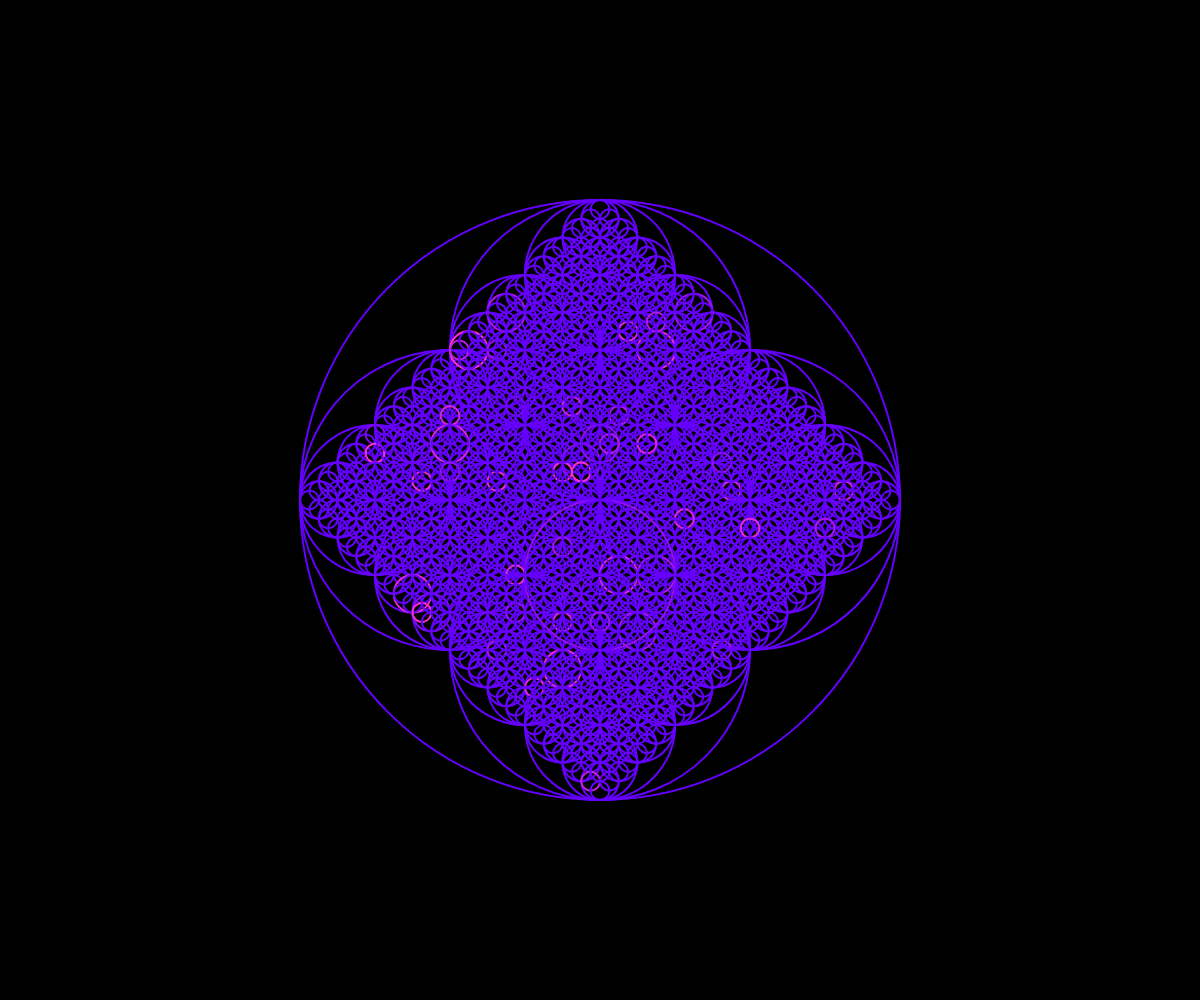
Frame 1 (no input)
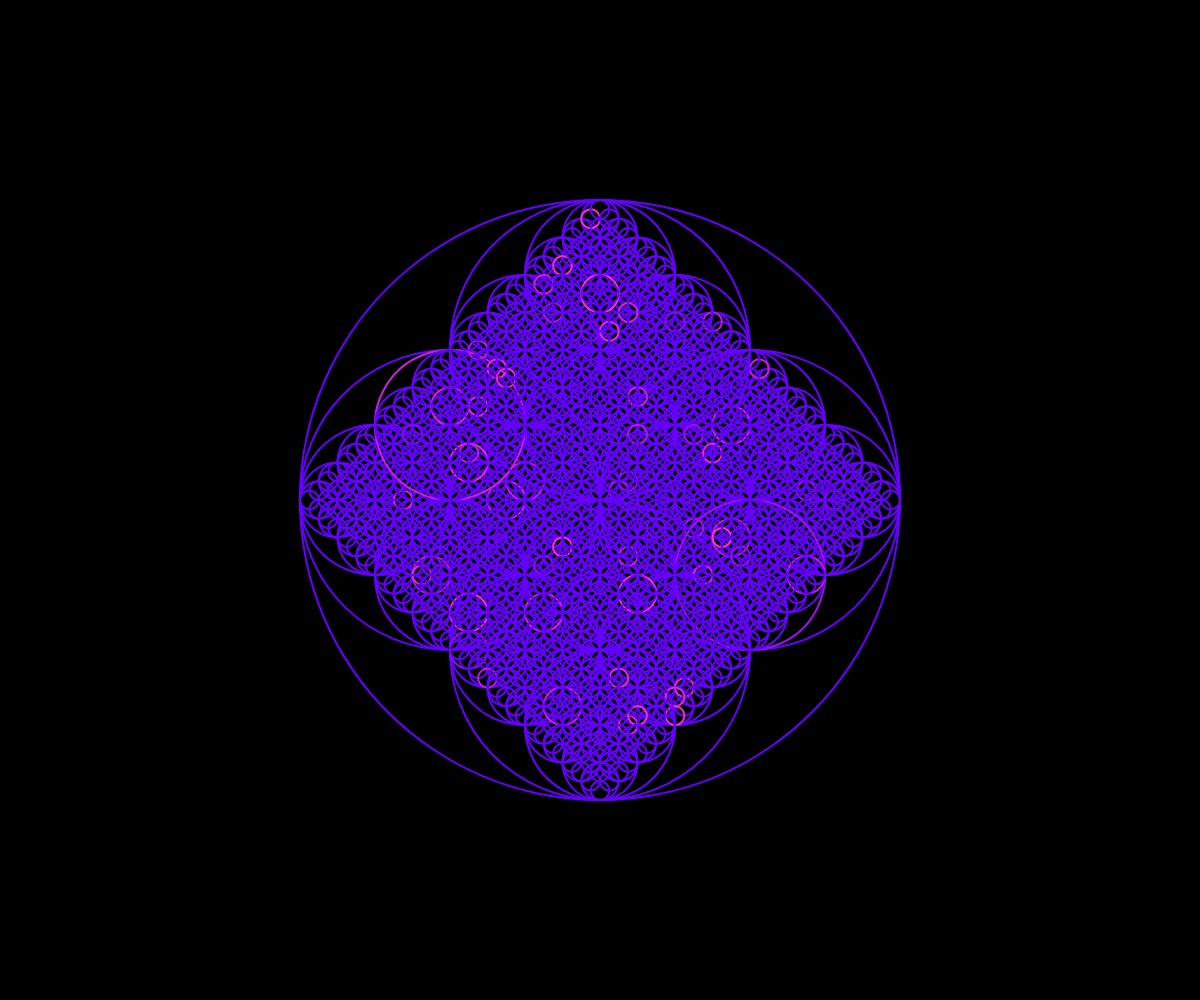
Frame 60 (no input)
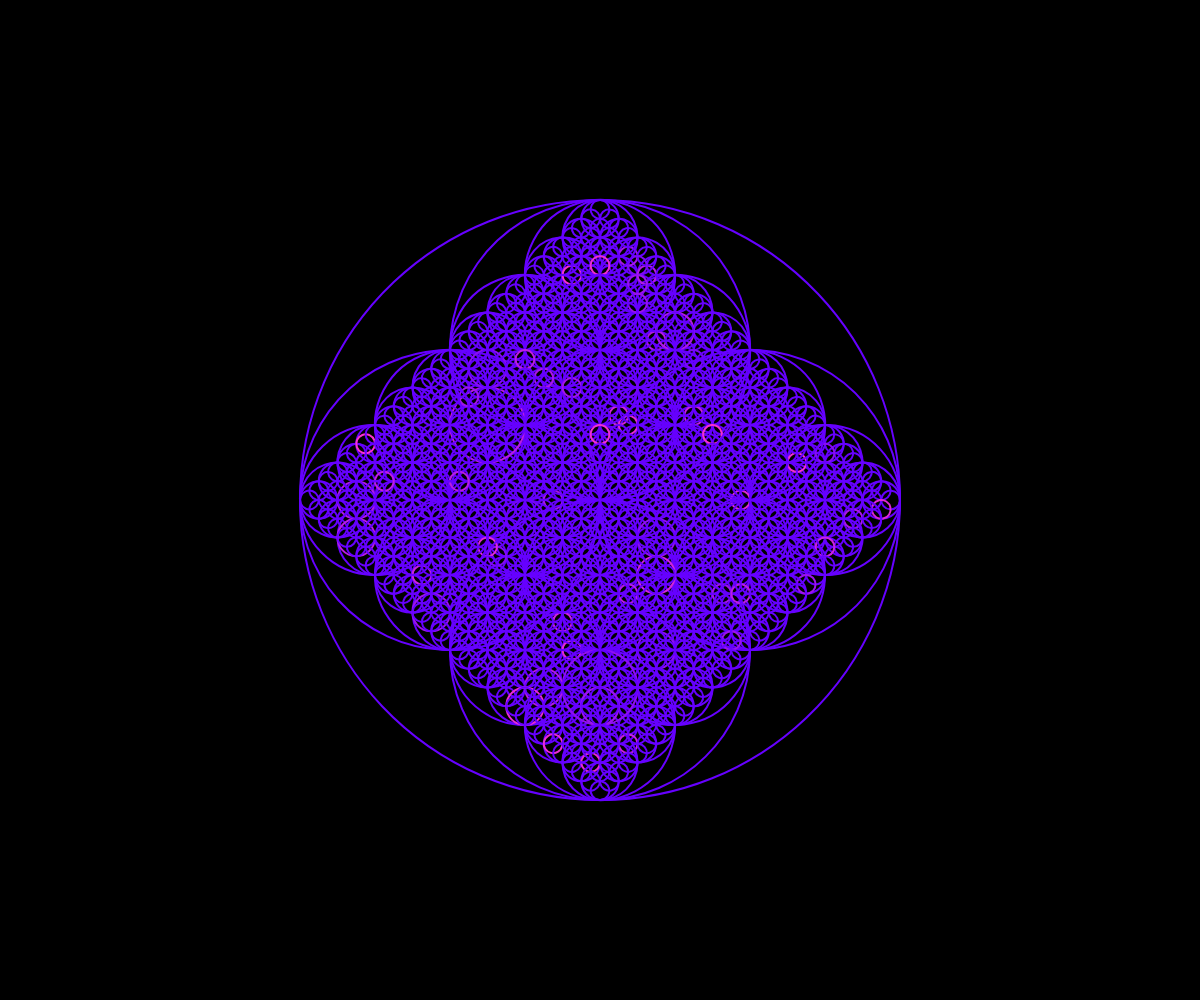
Frame 120 (the mouse pressed at the canvas centre since frame 60)

The p5.js sketch that drew these frames (run headless with seeded random() and noise() and a simulated clock; from frame 60 on, the mouse is pressed at the canvas centre):

// p5.js sketch
// ── sketch.js
// This code creates a colorful and dynamic recursive pattern that rotates and changes over time.
// The pattern consists of a rotating ellipse with random colors that is drawn recursively.
// The size and angle of the ellipse change with each iteration to create movement and variation.
// The final outcome is an eye-catching and mesmerizing pattern that evolves over time.

// Declare the angle variable to be used for rotation
let angle = 0;

// Set the canvas size to match the window
function setup() {
  createCanvas(windowWidth, windowHeight);
}

// Draw the pattern recursively and update the angle
function draw() {
  // Set the background color to black
  background(0);
  
  // Call the recursive function to create the pattern
  drawPattern(width/2, height/2, 600, angle);
  
  // Increment the angle to create movement
  angle += 0.01;
}

// Recursive function to draw the pattern
function drawPattern(x, y, size, angle) {
  // Base case: stop drawing when the shape size is too small
  if (size < 10) {
    return;
  }
  
  // Draw the shape: a rotating ellipse with random colors
  strokeWeight(2);
  stroke(lerpColor(color(255, 51, 204), color(102, 0, 255), random(25)));
  noFill();
  push();
  translate(x, y);
  rotate(angle);
  ellipse(0, 0, size, size);
  pop();
  
  // Recursive calls: draw the shape in different positions and angles
  drawPattern(x-size/4, y, size/2, angle + random(PI/2));
  drawPattern(x+size/4, y, size/2, angle + random(PI/2));
  drawPattern(x, y-size/4, size/2, angle + random(PI/2));
  drawPattern(x, y+size/4, size/2, angle + random(PI/2));
}
